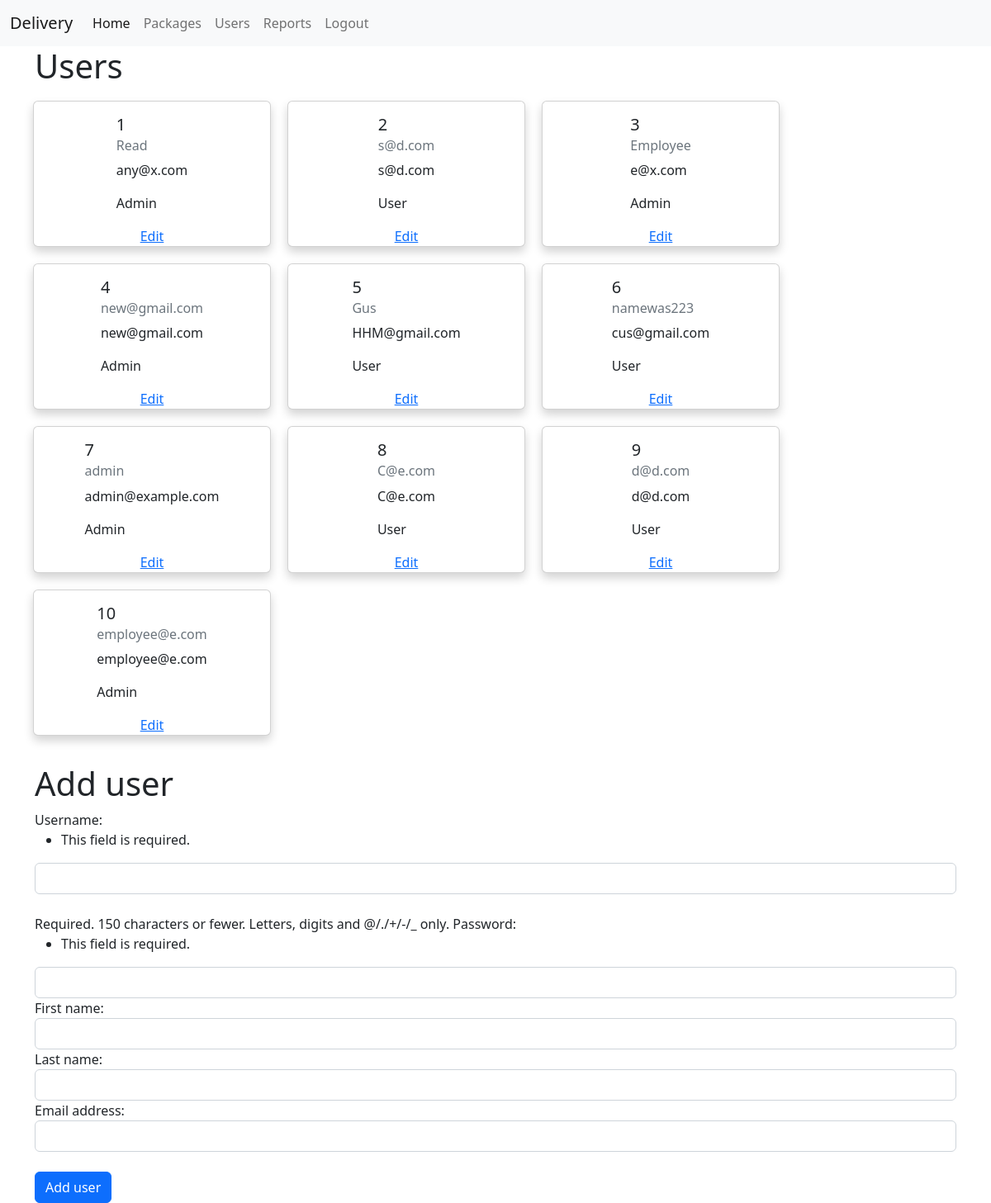
Page /users (signed in) on the earlier database version.
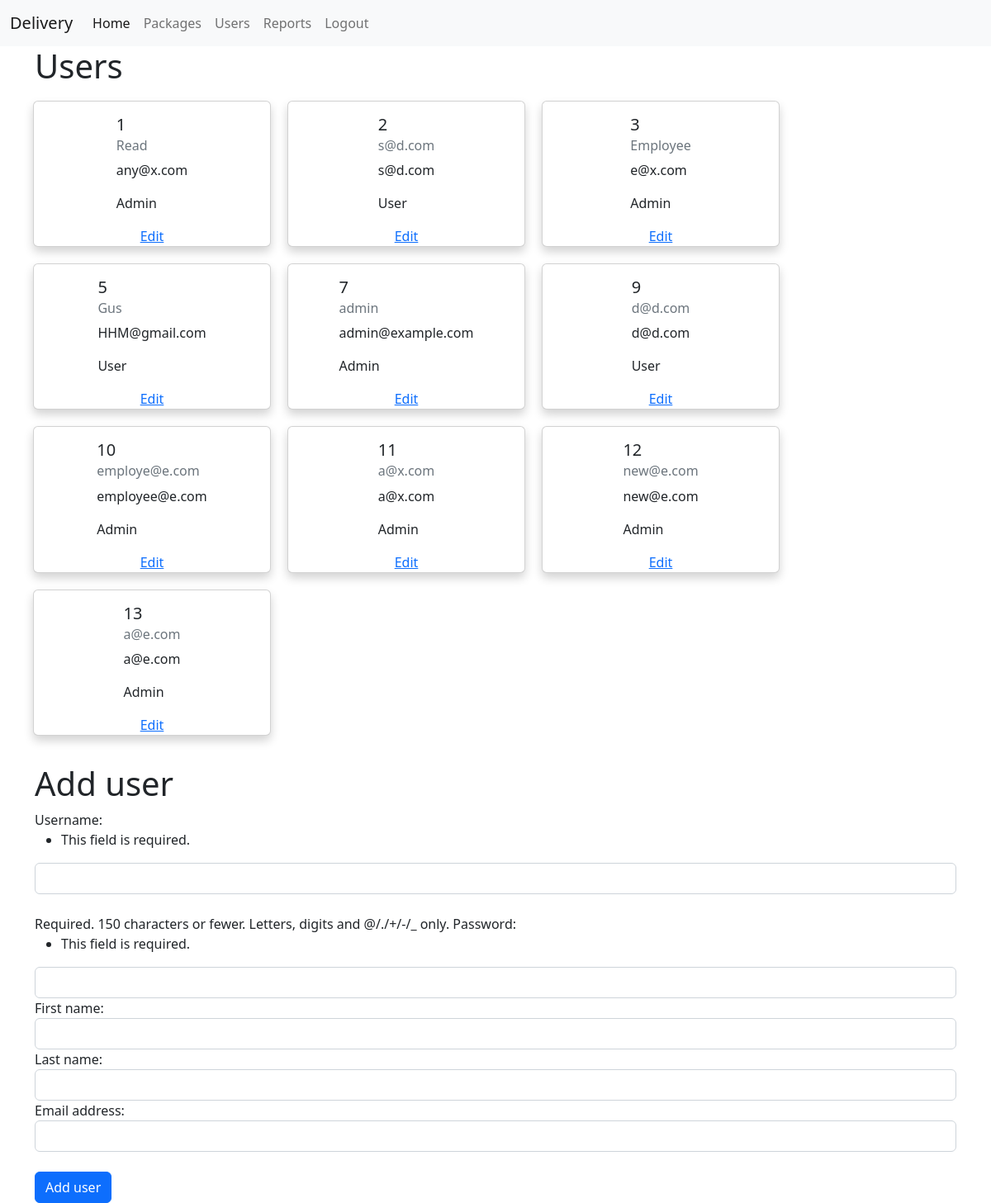
Same page on the later database version.
### Delivery/models.py (models this page shows)
class User(AbstractUser):
    pass

### Delivery/views.py (the view, shortened to what this page needs)
# urls.py: path("users", views.users, name="users"),
@staff_member_required
def users(request):
    users = User.objects.all()
    form = UserForm(request.POST)
    return render(request, 'Delivery/users.html', {
        "users": users,
        "form": form
    })

### Delivery/views.py
class UserForm(forms.ModelForm):
    class Meta:
        model = User
        fields = ['username', 'password', 'first_name', 'last_name', 'email']
        widgets = {
            'username': forms.TextInput(attrs={'class': 'form-control'}),
            'password': forms.PasswordInput(attrs={'class': 'form-control'}),
            'first_name': forms.TextInput(attrs={'class': 'form-control'}),
            'last_name': forms.TextInput(attrs={'class': 'form-control'}),
            'email': forms.TextInput(attrs={'class': 'form-control'}),
        }

### Delivery/templates/Delivery/users.html (shortened to what this page needs)
{% extends "Delivery/index.html" %}
{% block body %}
<div class="container">
    <div>
        <h1>Users</h1>
    </div>
    <div class="row">
        {% for user in users %}
        <div class="card col-sm-6" style="width: 18rem; margin: 10px;">
            <div class="card-body">
                <h5 class="card-title">{{user.id}}</h5>
                <h6 class="card-subtitle mb-2 text-muted">{{user.username}}</h6>
                <p class="card-text">{{user.email}}</p>
                {% if user.is_staff %}
                    <p class="card-text">Admin</p>
                {% else %}
                    <p class="card-text">User</p>
                {% endif %}
            </div>
            <a href="{% url 'user' user.id %}">Edit</a>
        </div>
    {% endfor %}
    </div>
</div>
<div class="container">
    <br>
    <h1>Add user</h1>
    <form action="" method="post">
        {{form}}
        <br>
        <button name="add" type="submit" class="btn btn-primary">Add user</button>
    </form>
</div>
{% endblock %}

### Delivery/templates/Delivery/index.html (shortened to what this page needs)
<!DOCTYPE html>
<html lang="en">
    {% load static %}
    <head>
        <link rel="stylesheet" href="{% static 'Delivery/styles.css' %}">
        <link href="https://cdn.jsdelivr.net/npm/bootstrap@5.2.2/dist/css/bootstrap.min.css" rel="stylesheet">
    </head>
    <body>
        <nav class="navbar navbar-expand-lg bg-light">
            <div class="container-fluid">
              <a class="navbar-brand" href="#">Delivery</a>
              <div class="collapse navbar-collapse" id="navbarText">
                <ul class="navbar-nav me-auto mb-2 mb-lg-0">
                  <li class="nav-item">
                    <a class="nav-link active" aria-current="page" href="{% url 'index' %}">Home</a>
                  </li>
                  {% if user.is_authenticated %}
                    {% if request.user.is_staff %}
                    <li class="nav-item">
                        <a class="nav-link" href="{% url 'packages' %}">Packages</a>
                    </li>
                    <li class="nav-item">
                        <a class="nav-link" href="{% url 'users' %}">Users</a>
                    </li>
                    <li class="nav-item">
                        <a class="nav-link" href="{% url 'reports' %}">Reports</a>
                    </li>
                    {% endif %}
                    <li class="nav-item">
                        <a class="nav-link" href="{% url 'logout' %}">Logout</a>
                    </li>
                    {% endif %}
                </ul>
              </div>
            </div>
          </nav>
    </body>
    {% block body %}{% endblock %}
</html>

### Delivery/static/Delivery/styles.css (style rules this page uses)
.card { display: flex; justify-content: center; align-items: center; width: 100%; margin: 0 auto; float: none; -webkit-box-shadow: 0 6px 12px rgba(0,0,0,.175); box-shadow: 0 6px 12px rgba(0,0,0,.175); -moz-tox-shadow: 0 6px 12px rgba(0,0,0,.175); }

Differences in the rows shown:
removed User: id "4", username "new@gmail.com", email "new@gmail.com", is_staff "Admin"
removed User: id "6", username "namewas223", email "cus@gmail.com", is_staff "User"
removed User: id "8", username "C@e.com", email "C@e.com", is_staff "User"
changed User "employee@e.com": username "employee@e.com" → "employe@e.com"
added User: id "11", username "a@x.com", email "a@x.com", is_staff "Admin"
added User: id "12", username "new@e.com", email "new@e.com", is_staff "Admin"
added User: id "13", username "a@e.com", email "a@e.com", is_staff "Admin"
